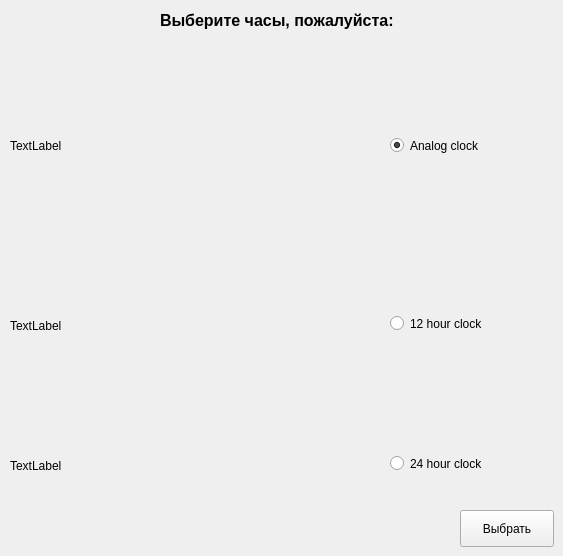
  <widget class="QWidget" name="centralwidget">
   <widget class="QLabel" name="label">
    <property name="geometry">
     <rect>
      <x>10</x>
      <y>40</y>
      <width>221</width>
      <height>211</height>
     </rect>
    </property>
    <property name="text">
     <string>TextLabel</string>
    </property>
   </widget>
   <widget class="QRadioButton" name="analog_clock">
    <property name="geometry">
     <rect>
      <x>390</x>
      <y>130</y>
      <width>131</width>
      <height>31</height>
     </rect>
    </property>
    <property name="text">
     <string>Analog clock</string>
    </property>
    <property name="checked">
     <bool>true</bool>
    </property>
    <attribute name="buttonGroup">
     <string notr="true">buttonGroup</string>
    </attribute>
   </widget>
   <widget class="QLabel" name="label_2">
    <property name="geometry">
     <rect>
      <x>10</x>
      <y>260</y>
      <width>331</width>
      <height>131</height>
     </rect>
    </property>
    <property name="text">
     <string>TextLabel</string>
    </property>
   </widget>
   <widget class="QLabel" name="label_3">
    <property name="geometry">
     <rect>
      <x>10</x>
      <y>400</y>
      <width>291</width>
      <height>131</height>
     </rect>
    </property>
    <property name="text">
     <string>TextLabel</string>
    </property>
   </widget>
   <widget class="QRadioButton" name="hour24_clock">
    <property name="geometry">
     <rect>
      <x>390</x>
      <y>450</y>
      <width>131</width>
      <height>27</height>
     </rect>
    </property>
    <property name="text">
     <string>24 hour clock</string>
    </property>
    <attribute name="buttonGroup">
     <string notr="true">buttonGroup</string>
    </attribute>
   </widget>
   <widget class="QRadioButton" name="hour12_clock">
    <property name="geometry">
     <rect>
      <x>390</x>
      <y>310</y>
      <width>131</width>
      <height>27</height>
     </rect>
    </property>
    <property name="text">
     <string>12 hour clock</string>
    </property>
    <attribute name="buttonGroup">
     <string notr="true">buttonGroup</string>
    </attribute>
   </widget>
   <widget class="QPushButton" name="select_clock_but">
    <property name="geometry">
     <rect>
      <x>460</x>
      <y>510</y>
      <width>94</width>
      <height>37</height>
     </rect>
    </property>
    <property name="text">
     <string>Выбрать</string>
    </property>
   </widget>
   <widget class="QLabel" name="label_4">
    <property name="geometry">
     <rect>
      <x>160</x>
      <y>10</y>
      <width>241</width>
      <height>21</height>
     </rect>
    </property>
    <property name="font">
     <font>
      <pointsize>12</pointsize>
      <weight>75</weight>
      <bold>true</bold>
     </font>
    </property>
    <property name="text">
     <string>Выберите часы, пожалуйста:</string>
    </property>
   </widget>
  </widget>
